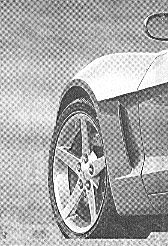
#> input picture Immagini/car.tif, 168 x 246 px, found by its file name
$ python Ex_3_2_2.py
#> lines starting #> are read from the running program, lines starting #| are printed output that depends on the picture
# -*- coding: utf-8 -*-
"""
Created on Tue Apr  8 11:13:23 2025

@author: david
"""

# Pattern di Moire. L’immagine car.tif `e caratterizzata dal pattern di moir´ e, un artefatto piuttosto fasti
# dioso che pu`o essere generato da una scansione non appropriata di una fotografia stampata su di un
#  giornale. Dopo aver osservato attentamente la trasformata di Fourier dell’immagine, scrivete il codice
#  per rimuovere questo disturbo attraverso un opportuno filtro ideale e mostrate l’immagine risultante.


import sys
sys.path.append("../Librerie")
import numpy as np # importa Numpy
import matplotlib.pyplot as plt # importa Matplotlib
import scipy.ndimage as ndi # importa Scipy per le immagini
import skimage.io as io # importa il modulo Input/Output di SK-Image
import scipy.ndimage as ndi
import mylib as ml

#Visualizzo Immagine input
x = io.imread('../immagini/car.tif')
#> x is the input picture: shape (246, 168); min 0, max 255, mean 169.7
plt.figure(1)
plt.imshow(x,clim=None,cmap='gray')
plt.title('Immagine input')

#Visualizzo spettro ampiezze
X = np.fft.fft2(x)
X = np.fft.fftshift(X)
plt.figure(2)
plt.imshow( np.log(1+np.abs(X)),clim=None,cmap='gray',extent=(-0.5,+0.5,-0.5,+0.5))
plt.title('Spettro delle ampiezze')
#Notiamo che il contributo del rumore si traduce in alcune delta alla stessa distanza dal centro
m = np.fft.fftshift( np.fft.fftfreq(X.shape[0]))
#> m = 246 values from -0.5 to 0.496
n = np.fft.fftshift( np.fft.fftfreq(X.shape[1]))
#> n = 168 values from -0.5 to 0.494
l,k = np.meshgrid(n,m)#l com.orizzontale , k comp verticale

r=0.220
eps=0.05
#Creo cerchio (LPF)
mask =1 - (( np.sqrt( l**2 + k**2 ) > r) & (np.sqrt( l**2 + k**2 ) < (r+eps) ))
plt.figure(4)
plt.imshow( mask,clim=None,cmap='gray',extent=(-0.5,+0.5,-0.5,+0.5))
plt.title('Risp. in frequenza del cerchio')

#Applico filtraggio
Y = X  * mask
plt.figure(6)
plt.imshow( np.log( 1+ np.abs(Y)),clim=None,cmap='gray',extent=(-0.5,+0.5,-0.5,+0.5))
plt.title('Risultato del filtraggio in frequenza')

#Verifico filtraggio nel dominio dello spazio
y = np.real(np.fft.ifft2( np.fft.ifftshift( Y ) ));
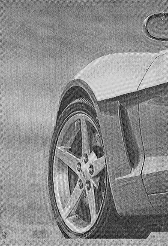
#> y: shape (246, 168) float64; min -0.976, max 312.6, mean 169.7; drawn with min black and max white
plt.figure(7); plt.imshow(y, clim=[0,255], cmap='gray');
plt.title('Immagine filtrata ');

#Sarebbe opportuno rimuovere più accuratamente le delta magari tramite dei notch.
#Lascio da fare come ripetizione
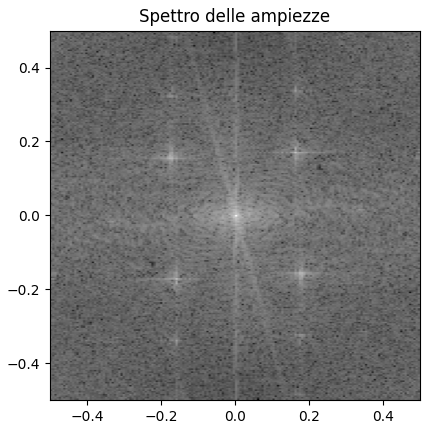
#> figure drawn by matplotlib, 1 panel
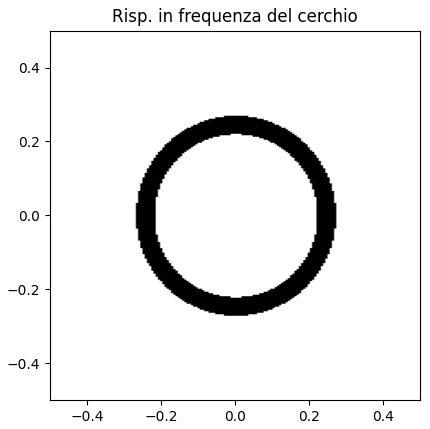
#> figure drawn by matplotlib, 1 panel
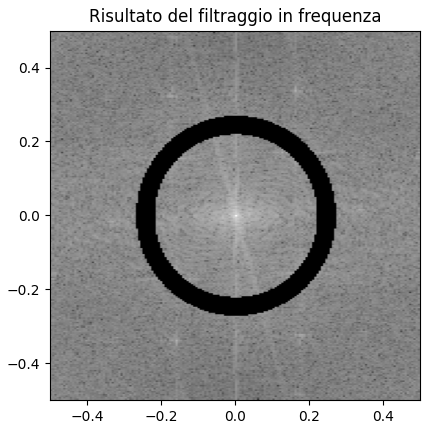
#> figure drawn by matplotlib, 1 panel

$ run again, with Immagini/Washington_infrared.tif copied over Immagini/car.tif
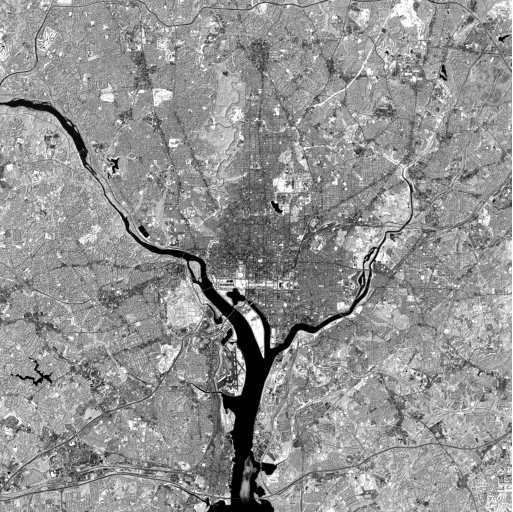
#> input picture Immagini/Washington_infrared.tif, 1026 x 1024 px, found by its file name (shown at 1/2 size)
#> x is the input picture: shape (1024, 1026); min 0, max 255, mean 146.4
#> `#Lascio da fare come ripetizione`:
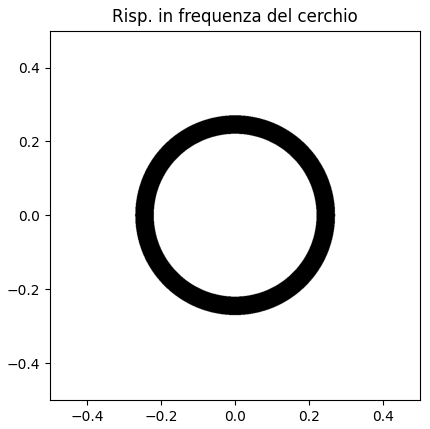
#> figure drawn by matplotlib, 1 panel
#> `#Lascio da fare come ripetizione`:
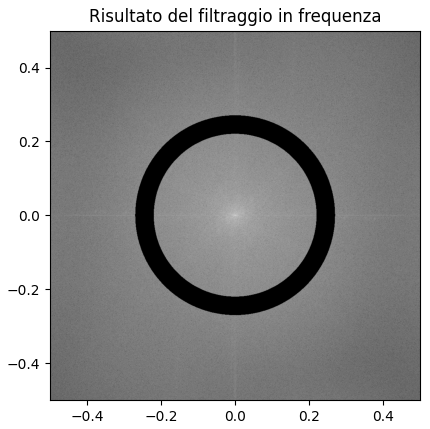
#> figure drawn by matplotlib, 1 panel
